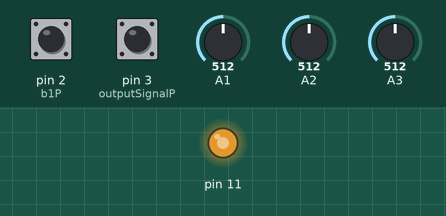
Simulated run of this sketch. Board: Arduino Uno, built with avr-gcc and run on an emulated ATmega328P. On the bench: output pins drawn as LEDs (lit = HIGH). The inputs (shaded band) are chosen by the test bench; at power-on: A3 = 512, pin 2 (b1P) HIGH, pin 3 (outputSignalP) HIGH, A1 = 512, A2 = 512. What the sketch prints to the serial monitor is not drawn.

Above: at 1.2 s.
1.3 s: A3 set to 503
At 1.92 s:
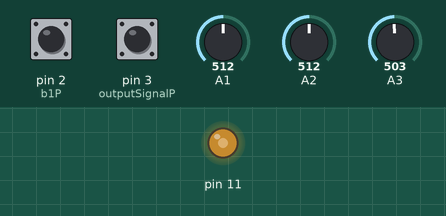
4.3 s: pin 2 (b1P) pulled LOW for 1 s
8.3 s: pin 2 (b1P) pulled LOW for 0.15 s
At 9.5 s:
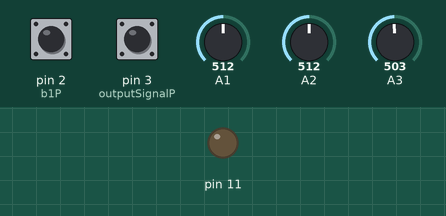
11.3 s: pin 2 (b1P) pulled LOW for 0.15 s
Timing chart, 0 to 15.4 s (numbered marks = the images above; inputs shaded):
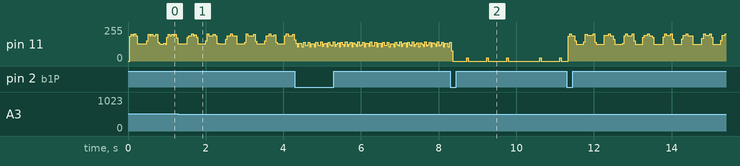

Measured:
- the behaviour switches between 504 and 503 on A3 (found by bisection; images 0 and 1)

The sketch:

coe_synth.ino
```cpp
#include "lib/TimerOne.h"

#include "lib/TimerOne.cpp"

#define inputPin A5
#define outputSignalP 3
#define pot A1
#define pot2 A2
#define pot3 A3

#define b1P 2
#define b2P 3

#define DUMP

void setup() {
  // put your setup code here, to run once:
#ifdef DUMP
  Serial.begin(115200);
#endif
  Timer1.initialize(16 * 3);
  Timer1.attachInterrupt(makeSound);
  pinMode(outputSignalP, OUTPUT);
  pinMode(11, OUTPUT);

  pinMode(b1P, INPUT_PULLUP);
  pinMode(b2P, INPUT_PULLUP);

  TCCR2A = _BV(COM2A1) /* | _BV(COM2B1) */ | _BV(WGM20);
  TCCR2B = _BV(CS20);
  OCR2A = 180;
  // OCR2B = 50;
}

struct Sound {
  int k;
  int d;
  int id;
  unsigned char type;
  unsigned typeBeingSelected;
  int i;
  int count;
  int b1;
  int b2;
};

struct Sound snd;

void sound() { //ound(float k, int d, int id) {
//  for (int i = 0; i < 1000; i++) {
  if (snd.i < 1000) {
    OCR2A = constrain( snd.i & 511 > 255 ? 512 - snd.i % (int)snd.k * 50 : 0 , 0, 255);
    ++snd.count;
    if (snd.count > snd.id/6) {
      snd.count = 0;
      snd.i++;
    }
  } else {
//    OCR2A = (snd.count >> (snd.d & 3)) & 1 ? 255 : 0;
    ++snd.count;
    if (snd.count >= 62 * snd.d) {
      snd.i = 0;
    }
  }
}

void sound2() { //ound(float k, int d, int id) {
//  for (int i = 0; i < 1000; i++) {
  if (snd.i < 500) {
    OCR2A = constrain( snd.i & 511 > 255 ? 317 * (snd.i * snd.k) : 512 - snd.id , 0, 255);
    ++snd.count;
    if (snd.count > snd.id/6) {
      snd.count = 0;
      snd.i++;
    }
  } else {
//    OCR2A = (snd.count >> (snd.d & 3)) & 1 ? 255 : 0;
    ++snd.count;
    if (snd.count >= 262 * snd.d) {
      snd.i = 0;
    }
  }
}

void sound3() {
  OCR2A = snd.i > 255 ? 512 - snd.i : snd.i;
  snd.i++;
  if (snd.i > 511) snd.i = 0;
}

const unsigned pitches[] = {
   238, 225, 212, 200, 189, 178, 168, 159, 150, 142, 134, 126, 119
};

void sound4() {
  // k [0-511] selects note
  // d [0-255] selects speed (not yet)
  // id [0-511] unused
  // count is current sample time
  // i is wave pos of current sound, range [0,b1*2[
  // b1 is currently playing sound pitch

  ++snd.count;
  ++snd.i;
  if (snd.i > snd.b1 * 2) {
    // note switch
    snd.i = 0;
    snd.b1 = pitches[snd.k / 43];
  }
  OCR2A = snd.i > snd.b1 ? 0 : 255;
}

#define SND_TYPES 4

void makeSound() {
  if (snd.b1 == LOW) {
    if (snd.typeBeingSelected == 0) {
      const unsigned char t = snd.type + 1;
      memset(&snd, 0, sizeof(snd)); // reset sound state
      snd.type = t;
      snd.type %= SND_TYPES;
    }
    snd.typeBeingSelected = 1;
  } else {
    snd.typeBeingSelected = 0;
  }

  switch (snd.type) {
    case 0: sound(); break;
    case 1: sound2(); break;
    case 2: sound3(); break;
    case 3: sound4(); break;
  }
}

#ifdef DUMP
#define ar(x) dump(analogRead(x))
#define dr(x) dump(1000 * digitalRead(x))

int dump(int value) {
  Serial.print(value);
  Serial.print(" ");
  return value;
}
#else
#define ar(x) analogRead(x)
#define dr(x) digitalRead(x)
#endif

void loop() {
  // put your main code here, to run repeatedly:
//int input = analogRead(inputPin);
//Serial.println(input);
 //Serial.println(input * 5. / 1023);
//Serial.println(analogRead(pot));

 //OCR2A = 0;
// delay(1);
// OCR2A = 255;
// delay(4);
while(true) {
  snd.k = ar(pot) / 2;
  snd.d = ar(pot2) / 4;
  snd.id = ar(pot3) / 2;
  snd.b1 = dr(b1P);
  snd.b2 = dr(b2P);
  //sound(potv / 2, potv2 / 4, potv3 /2);
  #ifdef DUMP
  Serial.println();
  #endif
}
//sound(1., 1);
//sound(2., 2);
//sound(3., 3);
//sound(0.1, 1);
//sound(0.5, 1);
//sound(1., 1);
//sound(2., 1);
//sound(3., 1);


// for(int i = 0; i < 32767; i++) {
//   OCR2A = constrain( i % 512 > 255 ? 512 - i % 512 : i % 512 , 0, 255) / 2 * 2;
//   delayMicroseconds(160);
//    //Serial.println(OCR2A - 127);
// }

}
```
